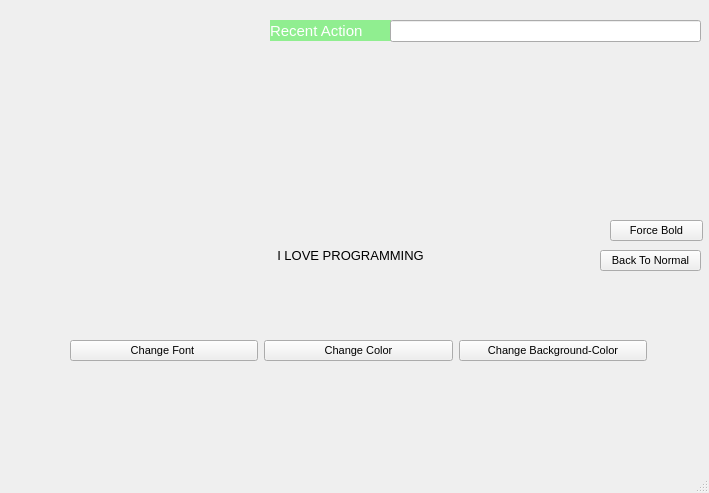
<?xml version="1.0" encoding="UTF-8"?>
<ui version="4.0">
 <class>MainWindow</class>
 <widget class="QMainWindow" name="MainWindow">
  <property name="geometry">
   <rect>
    <x>0</x>
    <y>0</y>
    <width>709</width>
    <height>493</height>
   </rect>
  </property>
  <property name="font">
   <font>
    <pointsize>8</pointsize>
   </font>
  </property>
  <property name="windowTitle">
   <string>MainWindow</string>
  </property>
  <widget class="QWidget" name="centralwidget">
   <widget class="QLabel" name="text">
    <property name="geometry">
     <rect>
      <x>150</x>
      <y>210</y>
      <width>401</width>
      <height>91</height>
     </rect>
    </property>
    <property name="font">
     <font>
      <pointsize>10</pointsize>
     </font>
    </property>
    <property name="autoFillBackground">
     <bool>true</bool>
    </property>
    <property name="text">
     <string>I LOVE PROGRAMMING</string>
    </property>
    <property name="alignment">
     <set>Qt::AlignCenter</set>
    </property>
   </widget>
   <widget class="QLabel" name="label_2">
    <property name="geometry">
     <rect>
      <x>270</x>
      <y>20</y>
      <width>121</width>
      <height>21</height>
     </rect>
    </property>
    <property name="font">
     <font>
      <pointsize>11</pointsize>
     </font>
    </property>
    <property name="styleSheet">
     <string notr="true">background-color:lightgreen;color:white;</string>
    </property>
    <property name="text">
     <string>Recent Action</string>
    </property>
   </widget>
   <widget class="QLineEdit" name="status">
    <property name="geometry">
     <rect>
      <x>390</x>
      <y>20</y>
      <width>311</width>
      <height>22</height>
     </rect>
    </property>
    <property name="readOnly">
     <bool>true</bool>
    </property>
   </widget>
   <widget class="QWidget" name="layoutWidget">
    <property name="geometry">
     <rect>
      <x>70</x>
      <y>310</y>
      <width>577</width>
      <height>81</height>
     </rect>
    </property>
    <layout class="QHBoxLayout" name="horizontalLayout">
     <item>
      <widget class="QPushButton" name="pushButton">
       <property name="text">
        <string>Change Font </string>
       </property>
      </widget>
     </item>
     <item>
      <widget class="QPushButton" name="pushButton_2">
       <property name="text">
        <string>Change Color</string>
       </property>
      </widget>
     </item>
     <item>
      <widget class="QPushButton" name="pushButton_3">
       <property name="text">
        <string>Change Background-Color</string>
       </property>
      </widget>
     </item>
    </layout>
   </widget>
   <widget class="QPushButton" name="pushButton_4">
    <property name="geometry">
     <rect>
      <x>610</x>
      <y>220</y>
      <width>93</width>
      <height>21</height>
     </rect>
    </property>
    <property name="text">
     <string>Force Bold</string>
    </property>
   </widget>
   <widget class="QPushButton" name="pushButton_5">
    <property name="geometry">
     <rect>
      <x>600</x>
      <y>250</y>
      <width>101</width>
      <height>21</height>
     </rect>
    </property>
    <property name="text">
     <string>Back To Normal</string>
    </property>
   </widget>
  </widget>
  <widget class="QMenuBar" name="menubar">
   <property name="geometry">
    <rect>
     <x>0</x>
     <y>0</y>
     <width>709</width>
     <height>23</height>
    </rect>
   </property>
  </widget>
  <widget class="QStatusBar" name="statusbar"/>
 </widget>
 <resources/>
 <connections/>
</ui>
